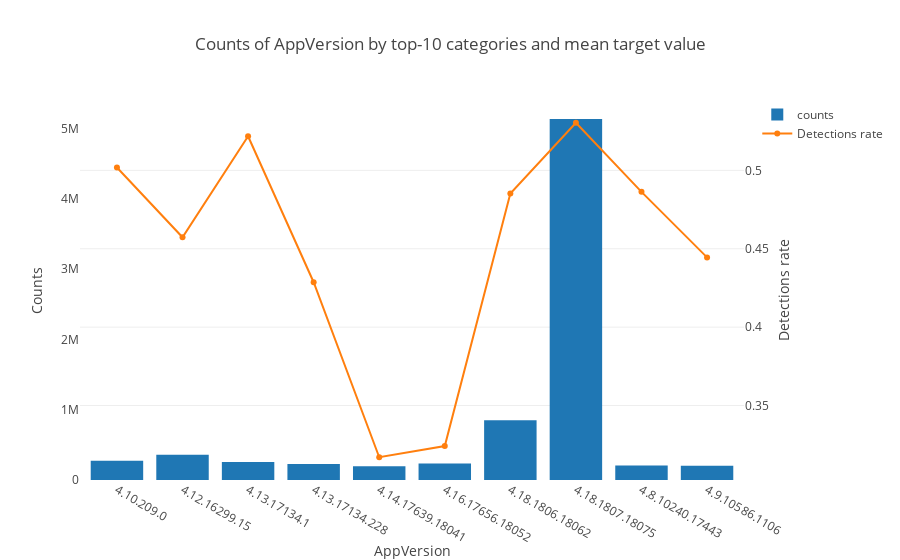

The notebook cell this image was saved under:
### Markdown cell above
### AppVersion

### Code cell
plot_categorical_feature('AppVersion')

### Figure 1 — Plotly figure (JSON) as saved in the notebook; plotly's stock layout.template omitted (floating-point values rounded to 4 significant figures)
{"data": [{"name": "counts", "type": "bar", "uid": "70a2ede4-b487-49b9-9e66-0ae765e6936c", "x": ["4.10.209.0", "4.12.16299.15", "4.13.17134.1", "4.13.17134.228", "4.14.17639.18041", "4.16.17656.18052", "4.18.1806.18062", "4.18.1807.18075", "4.8.10240.17443", "4.9.10586.1106"], "y": [272455, 359871, 257270, 226501, 194699, 235032, 850929, 5139224, 205480, 203525]}, {"name": "Detections rate", "type": "scatter", "uid": "9db32957-9b9a-4f54-818c-807ff447b240", "x": ["4.10.209.0", "4.12.16299.15", "4.13.17134.1", "4.13.17134.228", "4.14.17639.18041", "4.16.17656.18052", "4.18.1806.18062", "4.18.1807.18075", "4.8.10240.17443", "4.9.10586.1106"], "y": [0.5018, 0.4573, 0.5218, 0.4286, 0.317, 0.3241, 0.4852, 0.5304, 0.4863, 0.4445], "yaxis": "y2"}], "layout": {"legend": {"orientation": "v"}, "title": "Counts of AppVersion by top-10 categories and mean target value", "xaxis": {"showgrid": false, "showline": false, "title": "AppVersion", "zeroline": false}, "yaxis": {"showgrid": false, "showline": false, "title": "Counts", "zeroline": false}, "yaxis2": {"overlaying": "y", "side": "right", "title": "Detections rate"}}}
